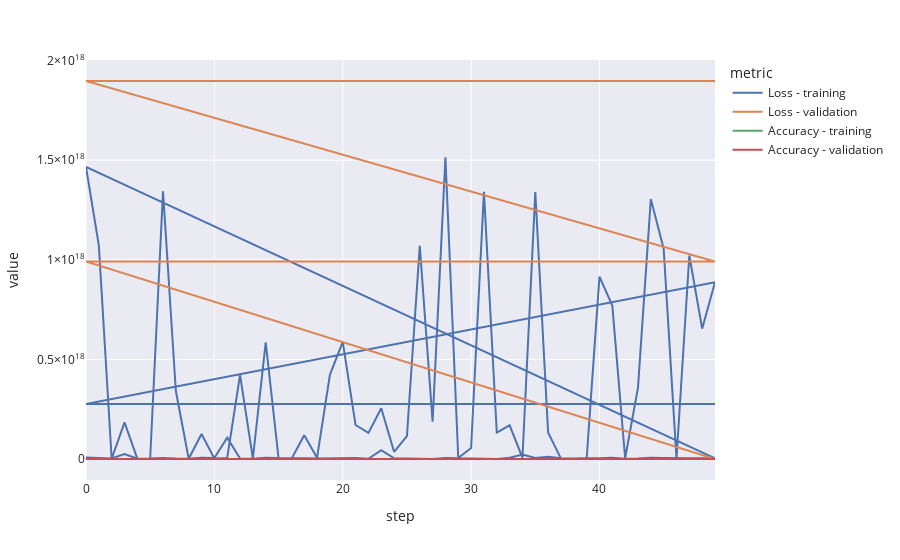

Notebook code for this chart:
### Code cell
px.line(training_metrics, x='step', y='value', color='metric')

### Figure 1 — Plotly figure (JSON) as saved in the notebook; plotly's stock layout.template omitted (floating-point values rounded to 4 significant figures; data arrays with more than 128 entries replaced by an {"elided": "..."} marker saying what was removed)
{"data": [{"hovertemplate": "metric=Loss - training<br>step=%{x}<br>value=%{y}<extra></extra>", "legendgroup": "Loss - training", "line": {"color": "rgb(76,114,176)", "dash": "solid"}, "marker": {"symbol": "circle"}, "mode": "lines", "name": "Loss - training", "orientation": "v", "showlegend": true, "type": "scatter", "x": {"elided": "150 int values"}, "xaxis": "x", "y": {"elided": "150 float values"}, "yaxis": "y"}, {"hovertemplate": "metric=Loss - validation<br>step=%{x}<br>value=%{y}<extra></extra>", "legendgroup": "Loss - validation", "line": {"color": "rgb(221,132,82)", "dash": "solid"}, "marker": {"symbol": "circle"}, "mode": "lines", "name": "Loss - validation", "orientation": "v", "showlegend": true, "type": "scatter", "x": {"elided": "150 int values"}, "xaxis": "x", "y": {"elided": "150 float values"}, "yaxis": "y"}, {"hovertemplate": "metric=Accuracy - training<br>step=%{x}<br>value=%{y}<extra></extra>", "legendgroup": "Accuracy - training", "line": {"color": "rgb(85,168,104)", "dash": "solid"}, "marker": {"symbol": "circle"}, "mode": "lines", "name": "Accuracy - training", "orientation": "v", "showlegend": true, "type": "scatter", "x": {"elided": "150 int values"}, "xaxis": "x", "y": {"elided": "150 float values"}, "yaxis": "y"}, {"hovertemplate": "metric=Accuracy - validation<br>step=%{x}<br>value=%{y}<extra></extra>", "legendgroup": "Accuracy - validation", "line": {"color": "rgb(196,78,82)", "dash": "solid"}, "marker": {"symbol": "circle"}, "mode": "lines", "name": "Accuracy - validation", "orientation": "v", "showlegend": true, "type": "scatter", "x": {"elided": "150 int values"}, "xaxis": "x", "y": {"elided": "150 float values"}, "yaxis": "y"}], "layout": {"legend": {"title": {"text": "metric"}, "tracegroupgap": 0}, "margin": {"t": 60}, "xaxis": {"anchor": "y", "domain": [0, 1], "title": {"text": "step"}}, "yaxis": {"anchor": "x", "domain": [0, 1], "title": {"text": "value"}}}}
